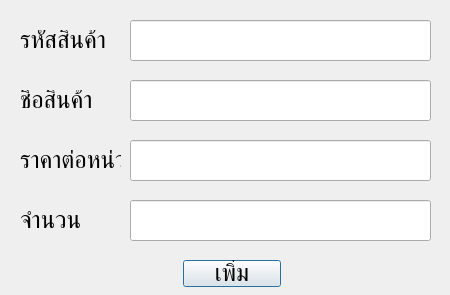
<?xml version="1.0" encoding="UTF-8"?>
<ui version="4.0">
 <class>AddItem</class>
 <widget class="QDialog" name="AddItem">
  <property name="geometry">
   <rect>
    <x>0</x>
    <y>0</y>
    <width>450</width>
    <height>295</height>
   </rect>
  </property>
  <property name="font">
   <font>
    <family>TH SarabunPSK</family>
    <pointsize>18</pointsize>
   </font>
  </property>
  <property name="windowTitle">
   <string>เพิ่มสินค้าเข้าคลัง</string>
  </property>
  <widget class="QLabel" name="label">
   <property name="geometry">
    <rect>
     <x>20</x>
     <y>30</y>
     <width>101</width>
     <height>21</height>
    </rect>
   </property>
   <property name="font">
    <font>
     <family>TH SarabunPSK</family>
     <pointsize>18</pointsize>
    </font>
   </property>
   <property name="text">
    <string>รหัสสินค้า</string>
   </property>
  </widget>
  <widget class="QLabel" name="label_2">
   <property name="geometry">
    <rect>
     <x>20</x>
     <y>90</y>
     <width>101</width>
     <height>21</height>
    </rect>
   </property>
   <property name="font">
    <font>
     <family>TH SarabunPSK</family>
     <pointsize>18</pointsize>
    </font>
   </property>
   <property name="text">
    <string>ชื่อสินค้า</string>
   </property>
  </widget>
  <widget class="QLabel" name="label_3">
   <property name="geometry">
    <rect>
     <x>20</x>
     <y>150</y>
     <width>101</width>
     <height>21</height>
    </rect>
   </property>
   <property name="font">
    <font>
     <family>TH SarabunPSK</family>
     <pointsize>18</pointsize>
    </font>
   </property>
   <property name="text">
    <string>ราคาต่อหน่วย</string>
   </property>
  </widget>
  <widget class="QLabel" name="label_4">
   <property name="geometry">
    <rect>
     <x>20</x>
     <y>210</y>
     <width>91</width>
     <height>21</height>
    </rect>
   </property>
   <property name="font">
    <font>
     <family>TH SarabunPSK</family>
     <pointsize>18</pointsize>
    </font>
   </property>
   <property name="text">
    <string>จำนวน</string>
   </property>
  </widget>
  <widget class="QPushButton" name="add_button">
   <property name="geometry">
    <rect>
     <x>183</x>
     <y>260</y>
     <width>98</width>
     <height>27</height>
    </rect>
   </property>
   <property name="font">
    <font>
     <family>TH SarabunPSK</family>
     <pointsize>18</pointsize>
    </font>
   </property>
   <property name="text">
    <string>เพิ่ม</string>
   </property>
  </widget>
  <widget class="QLineEdit" name="line_price">
   <property name="geometry">
    <rect>
     <x>130</x>
     <y>140</y>
     <width>301</width>
     <height>41</height>
    </rect>
   </property>
   <property name="font">
    <font>
     <family>TH SarabunPSK</family>
     <pointsize>18</pointsize>
    </font>
   </property>
  </widget>
  <widget class="QLineEdit" name="line_units">
   <property name="geometry">
    <rect>
     <x>130</x>
     <y>200</y>
     <width>301</width>
     <height>41</height>
    </rect>
   </property>
   <property name="font">
    <font>
     <family>TH SarabunPSK</family>
     <pointsize>18</pointsize>
    </font>
   </property>
  </widget>
  <widget class="QLineEdit" name="line_name">
   <property name="geometry">
    <rect>
     <x>130</x>
     <y>80</y>
     <width>301</width>
     <height>41</height>
    </rect>
   </property>
   <property name="font">
    <font>
     <family>TH SarabunPSK</family>
     <pointsize>18</pointsize>
    </font>
   </property>
  </widget>
  <widget class="QLineEdit" name="line_barcode">
   <property name="geometry">
    <rect>
     <x>130</x>
     <y>20</y>
     <width>301</width>
     <height>41</height>
    </rect>
   </property>
   <property name="font">
    <font>
     <family>TH SarabunPSK</family>
     <pointsize>18</pointsize>
    </font>
   </property>
  </widget>
 </widget>
 <resources/>
 <connections/>
</ui>
